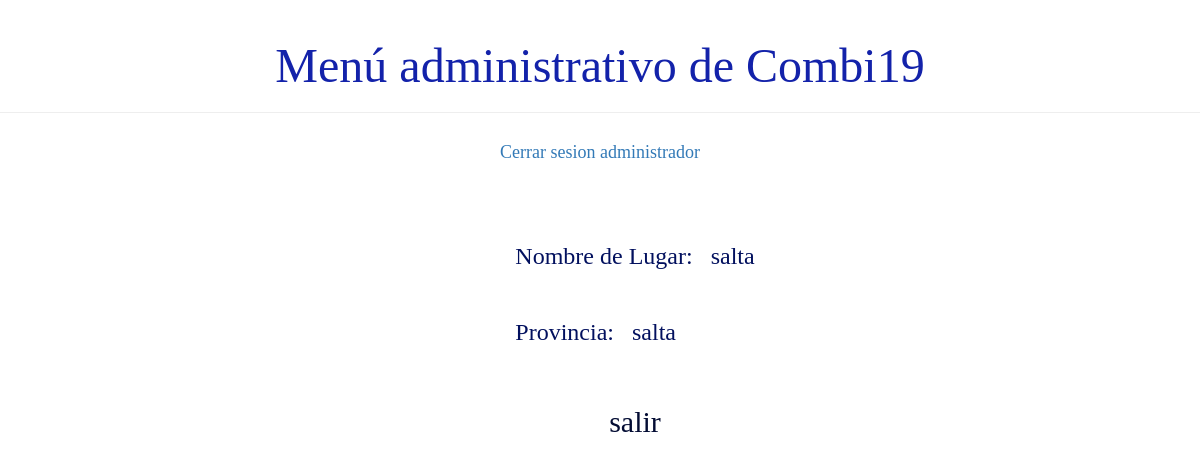
The page /usuario/listaLugar/3/ on the database as committed earlier.
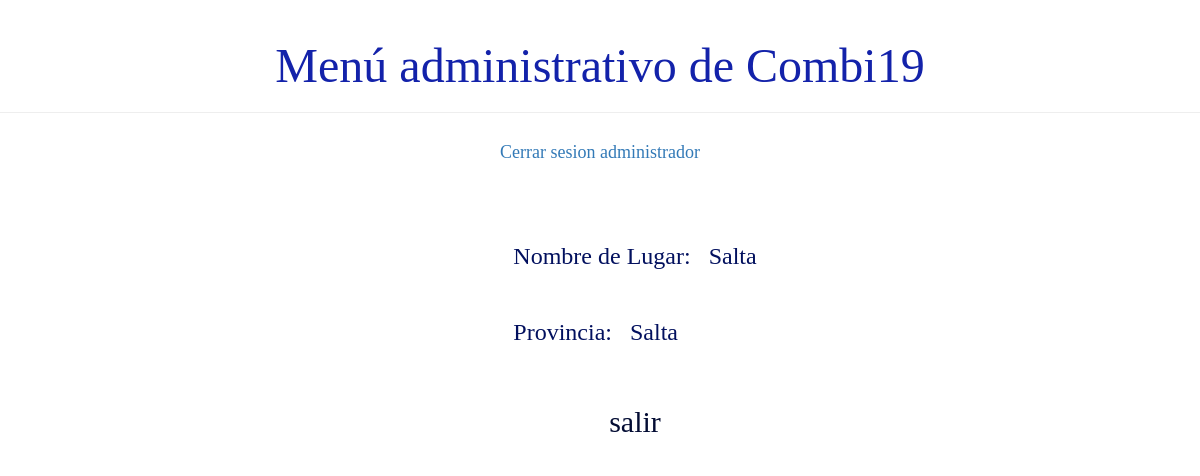
The same page on the database as committed later.
### demo1/models.py (models this page shows, shortened)
class Lugar(models.Model):
    nombre_de_lugar = models.CharField(max_length=50)
    provincia = models.CharField(max_length=40)

### demo1/views.py (the view)
# urls.py: path('usuario/listaLugar/<int:pk>/', views.detalle_lugar, name='detalle_lugar'),
def detalle_lugar(request, pk):
    lugar = Lugar.objects.filter(pk=pk)
    return render(request, 'demo1/detalle/detalle_lugar.html', {'lugar': lugar})

### demo1/templates/demo1/detalle/detalle_lugar.html (shortened to what this page needs)
{% extends 'demo1/base.html' %}
{% block content %}
    <div class="lugar">
        {% for l in lugar%}
        <div class="card">
            <h3><p>Nombre de Lugar: &nbsp;&nbsp;{{ l.nombre_de_lugar }}</p>
            <p>Provincia: &nbsp;&nbsp;{{ l.provincia }}</p></h3>
        </div>
        {%endfor%}
    </div>
    <div class="card">
        <h2><a href="{% url 'principal' %}"> salir</a></h2>
    </div>
{% endblock %}

### demo1/templates/demo1/base.html (shortened to what this page needs)
{% load static %}
<html>
    <head >
        <link rel="stylesheet" href="//maxcdn.bootstrapcdn.com/bootstrap/3.2.0/css/bootstrap.min.css">
        <link rel="stylesheet" href="//maxcdn.bootstrapcdn.com/bootstrap/3.2.0/css/bootstrap-theme.min.css">
        <link rel="stylesheet" href="{% static 'css/demo1.css' %}">
    </head>
    <body>
        <div class="page-header">
            <h1>Menú administrativo de Combi19</h1>
        </div>
        <div class="card"><h4><a href="">Cerrar sesion administrador</a> </h4> </div>
        <br>
        <div>
            <div class="content container">
                {% block content %}
                {% endblock %}
            </div>
        </div>
    </body>
</html>

### demo1/static/css/demo1.css (style rules this page uses)
h1 a, h2 a { color: #030c33; font-family: 'Lobster'; padding: 20px 20px 20px 40px; }
h3 p { color: #02105e; font-family: 'Lobster'; padding: 20px 20px 20px 40px; }
h4 { color: #02105e; }
.page-header h1, .page-header h1 a, .page-header h1 a:visited, .page-header h1 a:active { color: #1322aa; font-size: 36pt; text-decoration: none; display:inline; display: flex; align-items: center; justify-content: center; }
.content { margin-left: 40px; }
h1, h2, h3, h4 { font-family: 'Lobster', cursive; }
.card { display: flex; align-items: center; justify-content: center; }

Rows that differ between the two databases and show on the page:
changed Lugar: nombre_de_lugar "salta" → "Salta"; provincia "salta" → "Salta"
